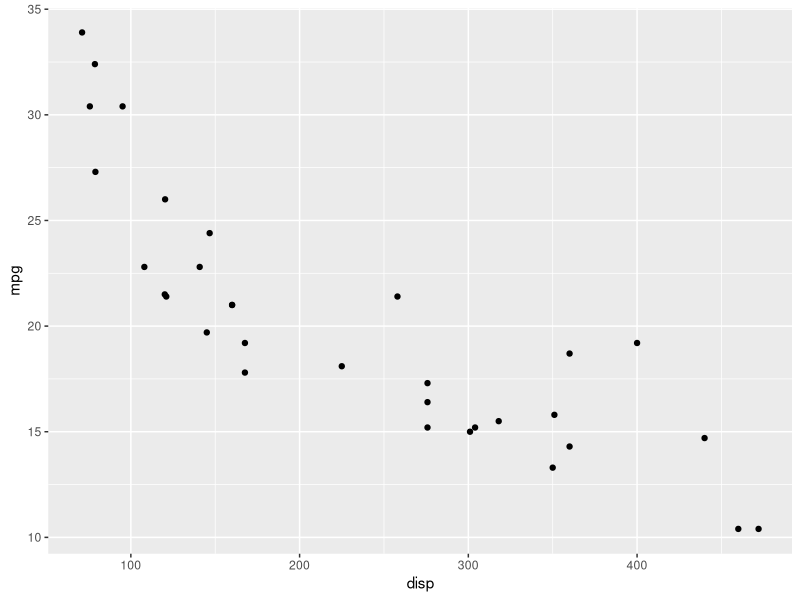
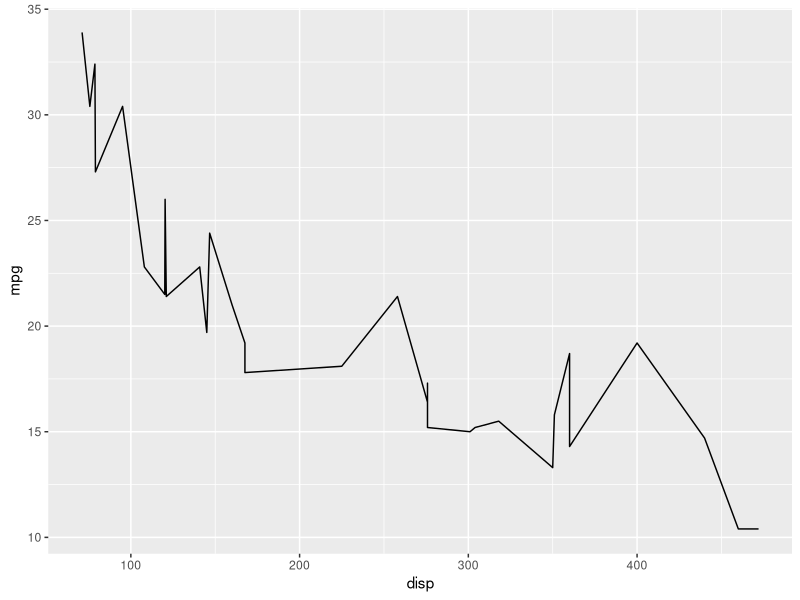
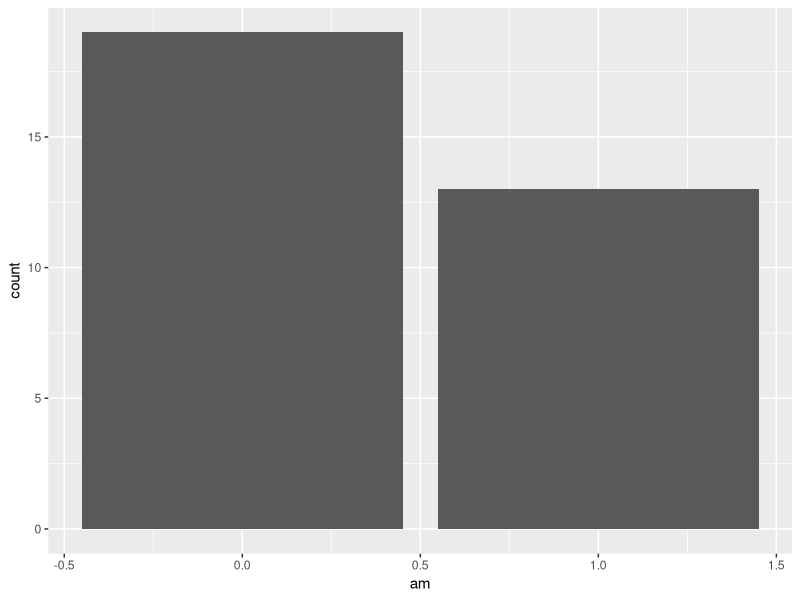
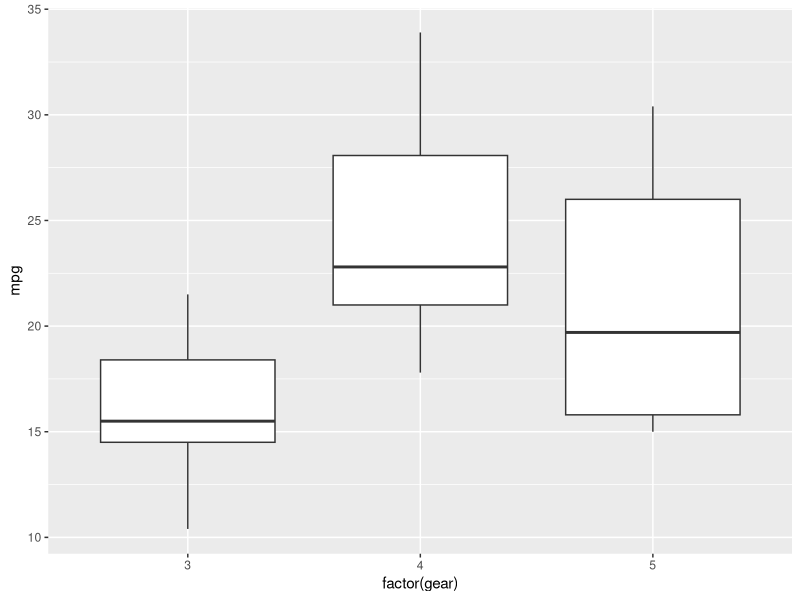
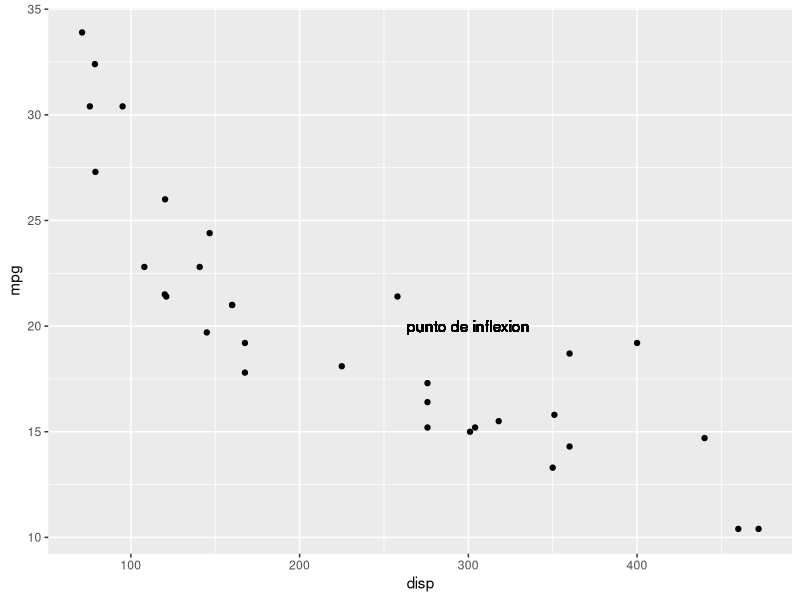
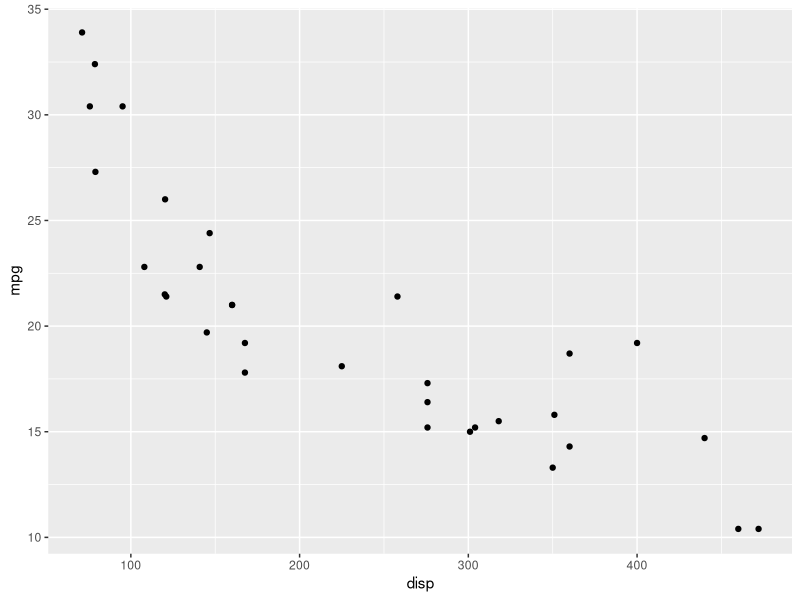
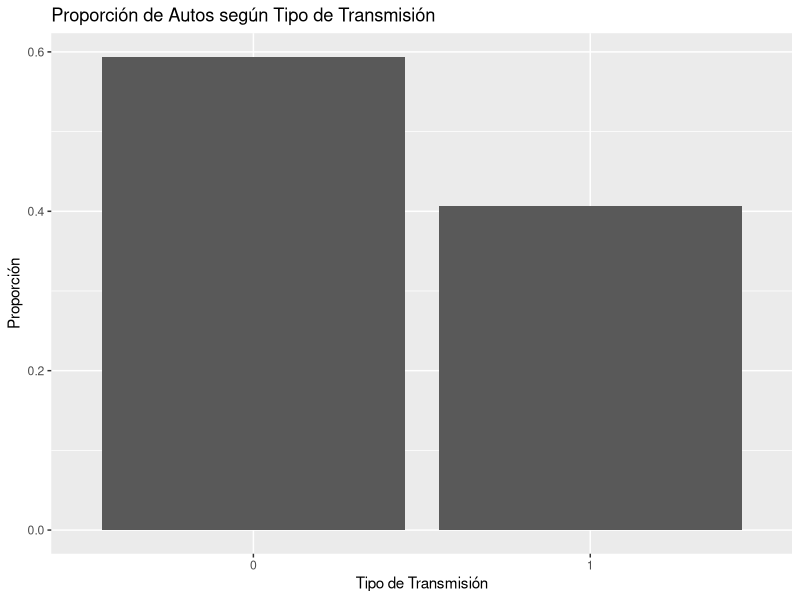
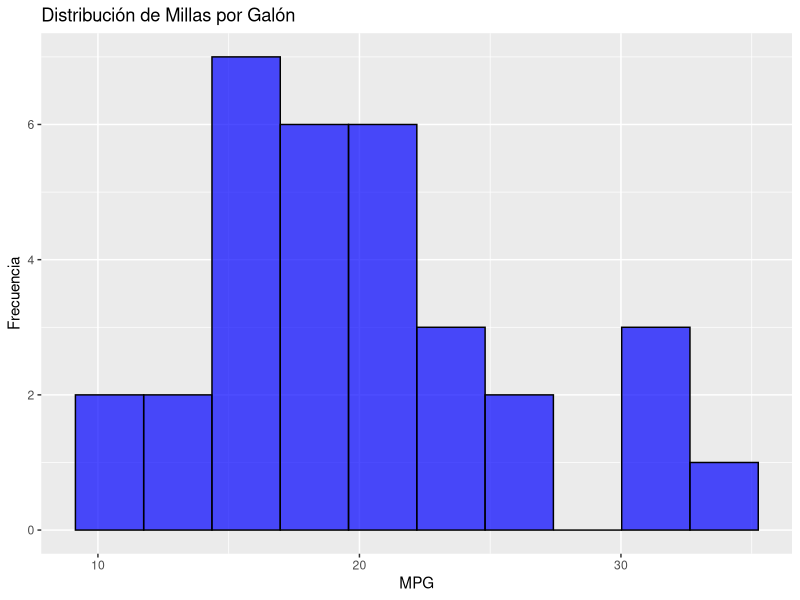

Reproduce these figures in R, in order.
#variables categoricas y continuas
library(ggplot2)
?mtcars
nrow(mtcars)
ncol(mtcars)
#creando un objeto en ggplot
p <- ggplot(data = mtcars)
#crear grafica de puntos
p1 <- p + geom_point(aes(x=disp,y=mpg))
#crear grafica de lineas
p2 <- p+geom_line(aes(x=disp,y=mpg))
#crear grafica de barras
p3 <- p+geom_bar(aes(x=am))
#crear grafica de cajas
p4 <- p+geom_boxplot(aes(x=factor(gear),y=mpg))
#agregar texto
p5 <- p1+geom_text(x=300, y=20, label="punto de inflexion")

show(p1)
show(p2)
show(p3)
show(p4)
show(p5)

ggplot(data = mtcars) + geom_point(aes(x=disp,y=mpg))

#---------------nuevo---------------------------------------
p6 <- p + geom_bar(aes(x = factor(am), y = ..prop.., group = 1), stat = "count") +
  labs(title = "Proporción de Autos según Tipo de Transmisión", x = "Tipo de Transmisión", y = "Proporción")
show(p6)

p7 <- p + geom_histogram(aes(x = mpg), bins = 10, fill = "blue", color = "black", alpha = 0.7) +
  labs(title = "Distribución de Millas por Galón", x = "MPG", y = "Frecuencia")
show(p7)


p8 <- p + geom_density(aes(x = mpg), fill = "red", alpha = 0.5) +
  labs(title = "Densidad de MPG", x = "MPG", y = "Densidad")
show(p8)


p9 <- p + geom_point(aes(x = hp, y = mpg, color = factor(cyl), size = wt)) +
  labs(title = "Relación entre Fuerza y Consumo", x = "Caballos de fueza", y = "MPG") +
  scale_color_manual(values = c("red", "blue", "green"))
show(p9)


p10 <- p + geom_violin(aes(x = factor(gear), y = mpg, fill = factor(gear)), alpha = 0.7) +
  labs(title = "Distribución de MPG según Número de Marchas", x = "Número de Marchas", y = "MPG")
show(p10)


p11 <- p + geom_line(aes(x = hp, y = mpg, color = factor(cyl)), size = 1) +
  labs(title = "Evolución del Consumo con Fueza", x = "Caballos de fuerza", y = "MPG")
show(p11)

ggplot(mtcars, aes(x = factor(gear), y = mpg)) +
  geom_boxplot(fill = "lightblue") +
  labs(title = "Boxplot: Distribución de MPG por Número de Marchas", x = "Número de Marchas", y = "Millas por Galón (MPG)")

ggplot(mtcars, aes(x = factor(gear), y = mpg, fill = factor(gear))) +
  geom_violin(alpha = 0.7) +
  labs(title = "Violin Plot: Distribución de MPG por Número de Marchas", x = "Número de Marchas", y = "Millas por Galón (MPG)")
